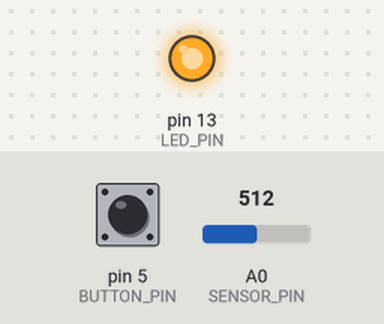
A sketch run on a simulated Arduino Uno, built with avr-gcc and run on an emulated ATmega328P. Shown: output pins drawn as LEDs (lit = HIGH). The inputs (shaded band) are chosen by the test bench; at power-on: pin 5 (BUTTON_PIN) LOW, A0 (SENSOR_PIN) = 512. Pins used as bus, display or sensor lines are not drawn; what the sketch prints to the serial monitor is not drawn.

Above: at 1.2 s.
1.3 s: pin 5 (BUTTON_PIN) pulled HIGH for 1 s
At 1.86 s:
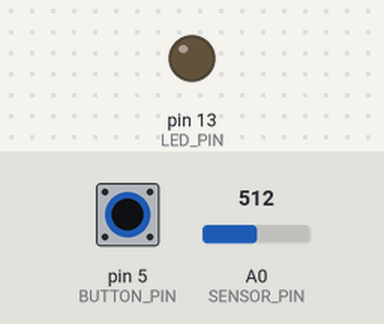
4.3 s: pin 5 (BUTTON_PIN) pulled HIGH for 3.2 s
At 8.9 s:
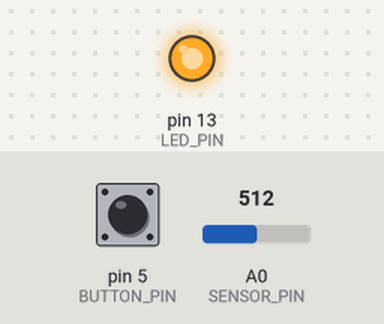
Timing chart, 0 to 10.4 s (numbered marks = the images above; inputs shaded):
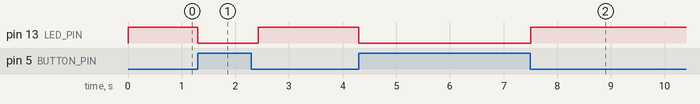

Measured:
- after the input at 1.3 s, pin 13 (LED_PIN): HIGH → LOW at once, → HIGH 1.1 s later
- after the input at 4.3 s, pin 13 (LED_PIN): HIGH → LOW at once, → HIGH 3.2 s later

The sketch:

project.ino
```cpp
#define BUTTON_PIN 5
#define FLASH_TRIGGER_PIN 12
#define SENSOR_PIN A0
#define LED_PIN 13
#define STANDBY 0
#define ACTIVE 1
#define SENSOR_THRESHOLD 1

int mode = STANDBY;

// How long should the flash wait before it fires when sensor has detected something.
long flashDelayMS = 110;

void setup() {
  Serial.begin(9600);
	pinMode(BUTTON_PIN, INPUT);
	pinMode(FLASH_TRIGGER_PIN, OUTPUT);
	pinMode(LED_PIN, OUTPUT);
	digitalWrite(LED_PIN, HIGH);
}


void loop() {
    Serial.println(analogRead(SENSOR_PIN));
	if (digitalRead(BUTTON_PIN) == HIGH)
	{
		mode = ACTIVE;
		digitalWrite(LED_PIN, LOW); // Flash is ready ( disable the led )
	}
	if ((mode == ACTIVE) && (analogRead(SENSOR_PIN) > SENSOR_THRESHOLD)) //
	{ // We are in active mode and sensor is picking up something.
		delay(flashDelayMS);
		digitalWrite(FLASH_TRIGGER_PIN, HIGH); // Flash
		delay(50);
		digitalWrite(FLASH_TRIGGER_PIN, LOW);
		mode = STANDBY; // Go back to standby mode.
		digitalWrite(LED_PIN, HIGH);
	}
}
```
